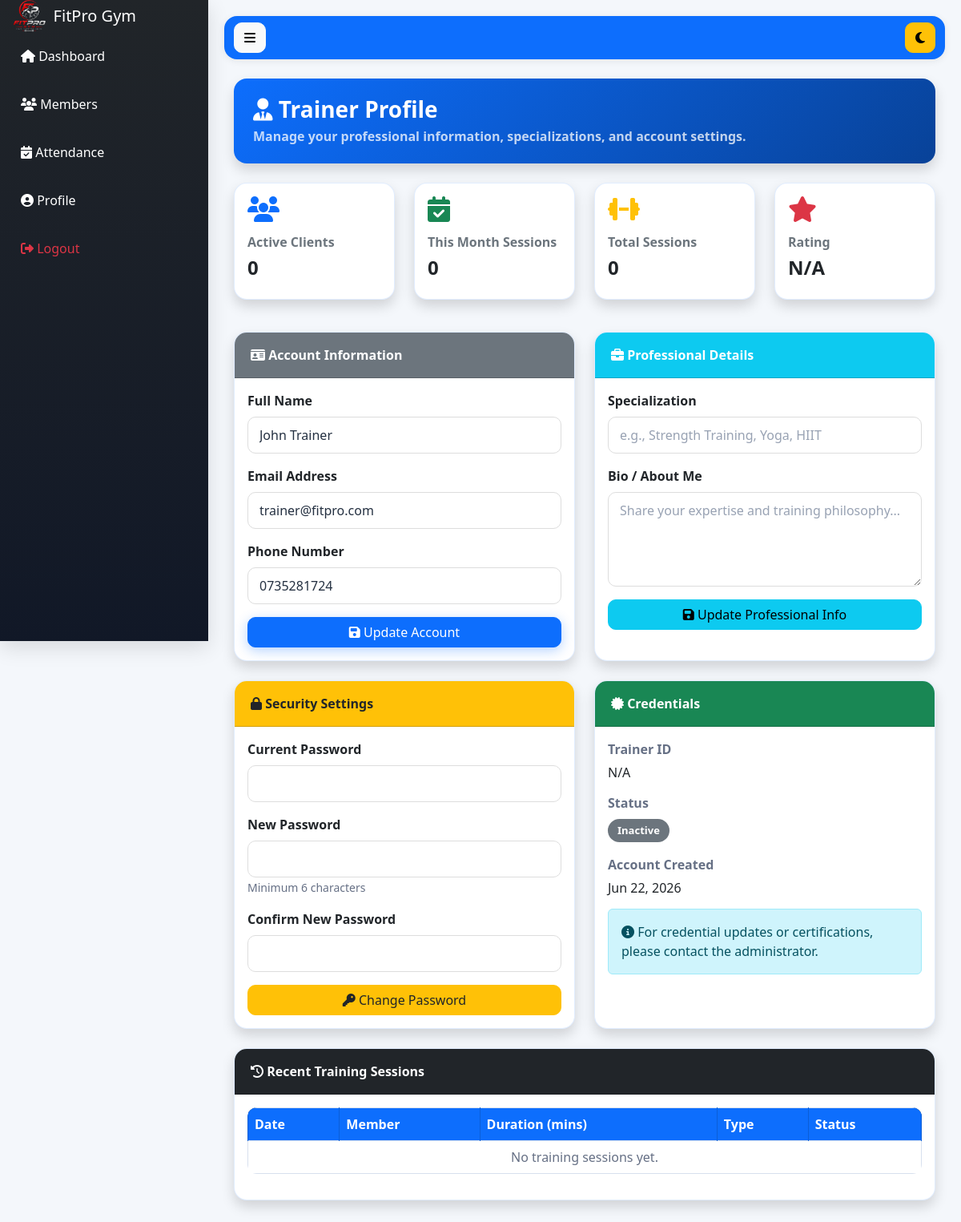
The app's page /member/trainers.php (signed in) with its own data.
### tables this page shows
CREATE TABLE `users` (
  `id` int(11) NOT NULL,
  `role_id` int(11) NOT NULL,
  `fullname` varchar(100) NOT NULL,
  `email` varchar(100) NOT NULL,
  `password` varchar(255) NOT NULL,
  `phone` varchar(20) DEFAULT NULL,
  `photo` varchar(255) DEFAULT NULL,
  `status` enum('Active','Inactive') DEFAULT 'Active',
  `created_at` timestamp NOT NULL DEFAULT current_timestamp(),
  `remember_token` varchar(255) DEFAULT NULL,
  `reset_token` varchar(255) DEFAULT NULL,
  `reset_expiry` datetime DEFAULT NULL
);

### member/trainers.php (the view, shortened to what this page needs)
<?php
include '../config/database.php';
$userId = $_SESSION['user_id'];
$userStmt = $conn->prepare("SELECT * FROM users WHERE id=?");
$userStmt->bind_param("i", $userId);
$userStmt->execute();
$userResult = $userStmt->get_result();
$userData = $userResult->fetch_assoc();
$trainerData = [];
$clientCount = 0;
$sessionsThisMonth = 0;
$totalSessions = 0;
$recentSessions = [];
include '../includes/header.php';
?>
<div class="d-flex">
    <?php include '../includes/sidebar.php'; ?>
    <div class="content flex-grow-1">
        <?php include '../includes/navbar.php'; ?>
        <div class="container-fluid mt-4">
            <div class="card management-hero shadow mb-4">
                <div class="card-header bg-primary text-white">
                    <h3 class="mb-1"><i class="fa fa-user-tie"></i> Trainer Profile</h3>
                    <p class="mb-0 opacity-75">Manage your professional information, specializations, and account settings.</p>
                </div>
            </div>
            <div class="row mb-4">
                <div class="col-md-3 mb-3">
                    <div class="card member-stat shadow h-100">
                        <div class="card-body">
                            <i class="fa fa-users text-primary fa-2x mb-3"></i>
                            <h6>Active Clients</h6>
                            <h4><?= number_format($clientCount) ?></h4>
                        </div>
                    </div>
                </div>
                <div class="col-md-3 mb-3">
                    <div class="card member-stat shadow h-100">
                        <div class="card-body">
                            <i class="fa fa-calendar-check text-success fa-2x mb-3"></i>
                            <h6>This Month Sessions</h6>
                            <h4><?= number_format($sessionsThisMonth) ?></h4>
                        </div>
                    </div>
                </div>
                <div class="col-md-3 mb-3">
                    <div class="card member-stat shadow h-100">
                        <div class="card-body">
                            <i class="fa fa-dumbbell text-warning fa-2x mb-3"></i>
                            <h6>Total Sessions</h6>
                            <h4><?= number_format($totalSessions) ?></h4>
                        </div>
                    </div>
                </div>
                <div class="col-md-3 mb-3">
                    <div class="card member-stat shadow h-100">
                        <div class="card-body">
                            <i class="fa fa-star text-danger fa-2x mb-3"></i>
                            <h6>Rating</h6>
                            <h4><?= isset($trainerData['rating']) ? $trainerData['rating'] : 'N/A' ?></h4>
                        </div>
                    </div>
                </div>
            </div>
            <div class="row">
                <div class="col-lg-6 mb-4">
                    <div class="card management-panel shadow h-100">
                        <div class="card-header bg-secondary text-white">
                            <i class="fa fa-id-card"></i> Account Information
                        </div>
                        <div class="card-body">
                            <form method="POST">
                                <div class="mb-3">
                                    <label class="form-label">Full Name</label>
                                    <input type="text" name="fullname" class="form-control" value="<?= htmlspecialchars($userData['fullname'] ?? '') ?>" required>
                                </div>
                                <div class="mb-3">
                                    <label class="form-label">Email Address</label>
                                    <input type="email" name="email" class="form-control" value="<?= htmlspecialchars($userData['email'] ?? '') ?>" required>
                                </div>
                                <div class="mb-3">
                                    <label class="form-label">Phone Number</label>
                                    <input type="tel" name="phone" class="form-control" value="<?= htmlspecialchars($userData['phone'] ?? '') ?>">
                                </div>
                                <button type="submit" name="update_profile" class="btn btn-primary w-100">
                                    <i class="fa fa-save"></i> Update Account
                                </button>
                            </form>
                        </div>
                    </div>
                </div>
                <div class="col-lg-6 mb-4">
                    <div class="card management-panel shadow h-100">
                        <div class="card-header bg-info text-white">
                            <i class="fa fa-briefcase"></i> Professional Details
                        </div>
                        <div class="card-body">
                            <form method="POST">
                                <div class="mb-3">
                                    <label class="form-label">Specialization</label>
                                    <input type="text" name="specialization" class="form-control" value="<?= htmlspecialchars($trainerData['specialization'] ?? '') ?>" placeholder="e.g., Strength Training, Yoga, HIIT">
                                </div>
                                <div class="mb-3">
                                    <label class="form-label">Bio / About Me</label>
                                    <textarea name="bio" class="form-control" rows="4" placeholder="Share your expertise and training philosophy..."><?= htmlspecialchars($trainerData['bio'] ?? '') ?></textarea>
                                </div>
                                <button type="submit" name="update_profile" class="btn btn-info w-100">
                                    <i class="fa fa-save"></i> Update Professional Info
                                </button>
                            </form>
                        </div>
                    </div>
                </div>
            </div>
            <div class="row">
                <div class="col-lg-6 mb-4">
                    <div class="card management-panel shadow h-100">
                        <div class="card-header bg-warning text-dark">
                            <i class="fa fa-lock"></i> Security Settings
                        </div>
                        <div class="card-body">
                            <form method="POST">
                                <div class="mb-3">
                                    <label class="form-label">Current Password</label>
                                    <input type="password" name="current_password" class="form-control" required>
                                </div>
                                <div class="mb-3">
                                    <label class="form-label">New Password</label>
                                    <input type="password" name="new_password" class="form-control" minlength="6" required>
                                    <small class="text-muted">Minimum 6 characters</small>
                                </div>
                                <div class="mb-3">
                                    <label class="form-label">Confirm New Password</label>
                                    <input type="password" name="confirm_password" class="form-control" minlength="6" required>
                                </div>
                                <button type="submit" name="change_password" class="btn btn-warning w-100 text-dark">
                                    <i class="fa fa-key"></i> Change Password
                                </button>
                            </form>
                        </div>
                    </div>
                </div>
                <div class="col-lg-6 mb-4">
                    <div class="card management-panel shadow h-100">
                        <div class="card-header bg-success text-white">
                            <i class="fa fa-certificate"></i> Credentials
                        </div>
                        <div class="card-body">
                            <div class="mb-3">
                                <label class="form-label text-muted">Trainer ID</label>
                                <p class="h6"><?= htmlspecialchars($trainerData['trainer_code'] ?? 'N/A') ?></p>
                            </div>
                            <div class="mb-3">
                                <label class="form-label text-muted">Status</label>
                                <p class="h6">
                                    <span class="badge <?= isset($trainerData['status']) && $trainerData['status'] == 'Active' ? 'bg-success' : 'bg-secondary' ?>">
                                        <?= htmlspecialchars($trainerData['status'] ?? 'Inactive') ?>
                                    </span>
                                </p>
                            </div>
                            <div class="mb-3">
                                <label class="form-label text-muted">Account Created</label>
                                <p class="h6"><?= isset($userData['created_at']) ? date('M d, Y', strtotime($userData['created_at'])) : 'Unknown' ?></p>
                            </div>
                            <div class="alert alert-info mb-0">
                                <i class="fa fa-info-circle"></i> For credential updates or certifications, please contact the administrator.
                            </div>
                        </div>
                    </div>
                </div>
            </div>
            <div class="row">
                <div class="col-12 mb-4">
                    <div class="card management-panel shadow">
                        <div class="card-header bg-dark text-white">
                            <i class="fa fa-history"></i> Recent Training Sessions
                        </div>
                        <div class="card-body">
                            <div class="table-responsive">
                                <table class="table table-bordered table-hover align-middle management-table">
                                    <thead>
                                        <tr>
                                            <th>Date</th>
                                            <th>Member</th>
                                            <th>Duration (mins)</th>
                                            <th>Type</th>
                                            <th>Status</th>
                                        </tr>
                                    </thead>
                                    <tbody>
                                        <?php if(count($recentSessions) > 0): ?>
                                            <?php foreach($recentSessions as $session): ?>
                                            <tr>
                                                <td><?= isset($session['session_date']) ? date('M d, Y h:i A', strtotime($session['session_date'])) : '-' ?></td>
                                                <td><?= htmlspecialchars($session['member_name'] ?? 'Unknown') ?></td>
                                                <td><?= htmlspecialchars($session['duration'] ?? '-') ?></td>
                                                <td><?= htmlspecialchars($session['session_type'] ?? 'Standard') ?></td>
                                                <td>
                                                    <span class="badge <?= ($session['status'] ?? '') == 'Completed' ? 'bg-success' : 'bg-warning text-dark' ?>">
                                                        <?= htmlspecialchars($session['status'] ?? 'Pending') ?>
                                                    </span>
                                                </td>
                                            </tr>
                                            <?php endforeach; ?>
                                        <?php else: ?>
                                            <tr><td colspan="5" class="text-center text-muted">No training sessions yet.</td></tr>
                                        <?php endif; ?>
                                    </tbody>
                                </table>
                            </div>
                        </div>
                    </div>
                </div>
            </div>
        </div>
    </div>
</div>
<?php include '../includes/footer.php'; ?>

### assets/css/style.css (style rules this page uses)
:root { --primary:#0d6efd; --secondary:#6c757d; --success:#198754; --danger:#dc3545; --warning:#ffc107; --info:#0dcaf0; --dark:#212529; --light:#f8f9fa; --white:#ffffff; --shadow-sm:0 2px 10px rgba(0,0,0,.08); --shadow-md:0 8px 25px rgba(0,0,0,.12); --shadow-lg:0 15px 35px rgba(0,0,0,.15); --radius:16px; }
* { margin:0; padding:0; box-sizing:border-box; }
html { scroll-behavior:smooth; }
body { font-family:'Segoe UI',sans-serif; background:#f4f7fb; color:#243041; overflow-x:hidden; }
.text-muted { color:#667085 !important; }
.content { margin-left:260px; width:calc(100% - 260px); padding:20px; }
.card { border:1px solid rgba(15,23,42,.08); border-radius:var(--radius); box-shadow:var(--shadow-sm); overflow:hidden; transition:.3s ease; background:white; }
.card-header { font-weight:600; }
.management-hero { border:0; }
.management-hero .card-header { padding:22px 24px; background:linear-gradient(135deg,#0d6efd,#084298) !important; border:0; }
.management-hero h3 { font-weight:700; letter-spacing:0; }
.management-panel { border:1px solid rgba(13,110,253,.12); }
.management-panel > .card-header { padding:16px 20px; }
.btn { border-radius:10px; transition:.3s; }
.btn-primary { box-shadow:0 4px 15px rgba(13,110,253,.3); }
.table { border-radius:12px; overflow:hidden; --bs-table-bg:#ffffff; --bs-table-color:#243041; --bs-table-striped-bg:#f7faff; --bs-table-striped-color:#243041; --bs-table-hover-bg:#eef5ff; --bs-table-hover-color:#243041; --bs-table-border-color:#d7e0ee; }
.table thead { background:#212529; color:white; }
.table tbody tr { transition:.2s; }
.table td, .table th { vertical-align:middle; }
.table.management-table thead th { background:#0d6efd; color:white; border-color:#0b5ed7; }
.form-control, .form-select { border-radius:10px; padding:10px 14px; border:1px solid #ddd; background:#ffffff; color:#243041; }
.form-control::placeholder { color:#98a2b3; }
label { font-weight:600; margin-bottom:5px; }
.badge { padding:8px 12px; border-radius:30px; font-size:13px; }
.member-stat { border:1px solid rgba(13,110,253,.12); }
.member-stat h6 { color:#6c757d; font-weight:700; }
.member-stat h4 { font-weight:800; }

### records on screen
users: fullname "John Trainer", email "trainer@fitpro.com", phone "0735281724", created_at "Jun 22, 2026"

### other values on screen
$clientCount "0"
$sessionsThisMonth "0"
$totalSessions "0"
$trainerData['trainer_code'] "N/A"
$trainerData['status'] "Inactive"
